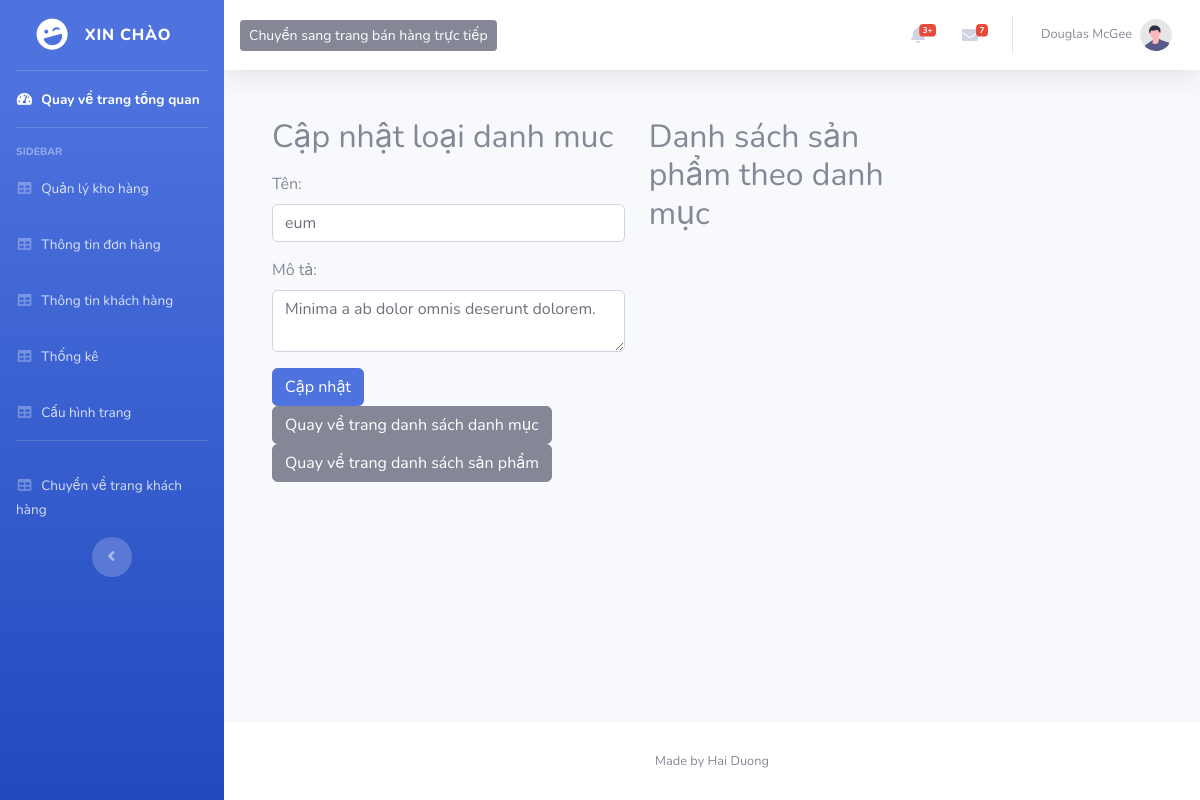
The app's page /admin.php?act=editloaisp&id=2 with its own data.
### tables this page shows
CREATE TABLE `category` (
  `id` int NOT NULL,
  `name` varchar(255) DEFAULT NULL,
  `description` varchar(50) DEFAULT NULL,
  `created_at` datetime DEFAULT CURRENT_TIMESTAMP,
  `update_at` timestamp NULL DEFAULT CURRENT_TIMESTAMP ON UPDATE CURRENT_TIMESTAMP
);

### DAO/PDO.php (called while the page is built, shortened)
<?php
function pdo_get_connection(){
    $servername = "localhost";
    $username = "root";
    $password = "";
    try {
        $conn = new PDO("mysql:host=$servername;dbname=testdatabase", $username, $password);
        $conn->setAttribute(PDO::ATTR_ERRMODE, PDO::ERRMODE_EXCEPTION);
        return $conn;
    } catch(PDOException $e) {
        echo "Connection failed: " . $e->getMessage();
    }
}
function pdo_query_one($sql){
    $sql_args=array_slice(func_get_args(),1);
    try{
        $conn=pdo_get_connection();
        $stmt=$conn->prepare($sql);
        $stmt->execute($sql_args);
        $row=$stmt->fetch(PDO::FETCH_ASSOC);
        return $row;
    }
    catch(PDOException $e){
        throw $e;
    }
    finally{
        unset($conn);
    }
}
?>

### DAO/DAO.php (called while the page is built, shortened)
<?php
function get_category($id = null)
{
    if ($id === null) {
        $sql = "SELECT * FROM `category`";
        return pdo_query($sql);
    } else {
        $sql = "SELECT * FROM `category` WHERE `id` = ?";
        return pdo_query_one($sql, $id);
    }
}

### admin/view/LoaiSanPham/LoaiSanPham.Custom.php (the view, shortened to what this page needs)
<div class="container mt-5">
    <div class="row">
        <div class="col-md-5">
            <h2>Cập nhật loại danh muc</h2>
            <form method="post">
                <div class="form-group">
                    <label for="new_ten_loai_san_pham">Tên:</label>
                    <input type="text" class="form-control" id="new_ten_loai_san_pham" name="new_ten_loai_san_pham" value="<?php echo $category_details['name']; ?>" required>
                </div>
                <div class="form-group">
                    <label for="new_mo_ta">Mô tả:</label>
                    <textarea class="form-control" id="new_mo_ta" name="new_mo_ta"><?php echo $category_details['description']; ?></textarea>
                </div>
                <button type="submit" class="btn btn-primary" name="update">Cập nhật</button>
                <a href="admin.php?act=loaisp" class="btn btn-secondary">Quay về trang danh sách danh mục</a>
                <a href="admin.php?act=sanpham" class="btn btn-secondary">Quay về trang danh sách sản phẩm</a>
            </form>
        </div>
        <div class="col-md-4">
            <h2>Danh sách sản phẩm theo danh mục</h2>
        </div>
    </div>
</div>

### records on screen
category: new_ten_loai_san_pham "eum", new_mo_ta "Minima a ab dolor omnis deserunt dolorem."
